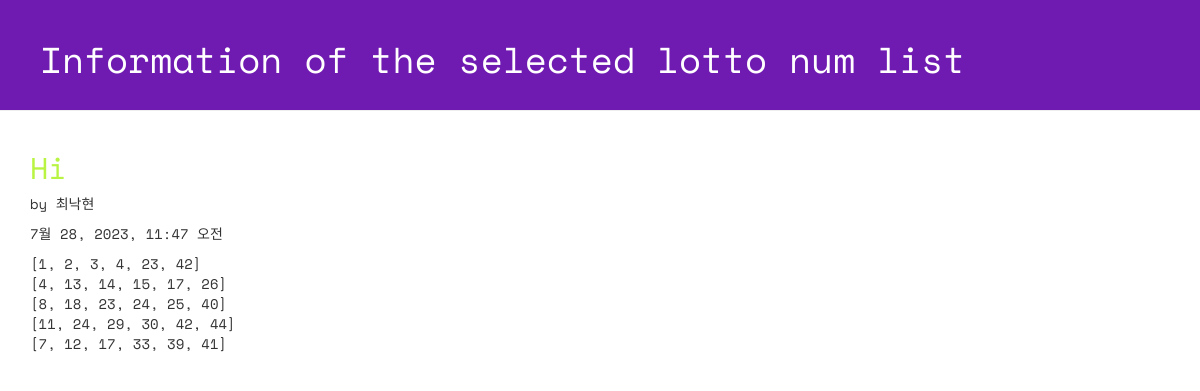
The app's page /lotto/4/detail with its own data.
### lotto/models.py (models this page shows, shortened)
class GuessNumbers(models.Model):
    name = models.CharField(max_length=24) # 로또 번호 리스트의 이름
    text = models.CharField(max_length=255) # 로또 번호 리스트에 대한 설명
    test = models.CharField(max_length=255, default='Test') # test
    lottos = models.CharField(max_length=255, default='[1, 2, 3, 4, 5, 6]') # 로또 번호들이 담길 str
    num_lotto = models.IntegerField(default=5) # 6개 번호 set의 갯수
    update_date = models.DateTimeField()

### lotto/views.py (the view)
# urls.py: path('lotto/<int:lottokey>/detail', views.detail, name='detail'),
def detail(request, lottokey):
    lotto = GuessNumbers.objects.get(pk=lottokey)
    return render(request, 'lotto/detail.html', {'lotto':lotto})

### lotto/templates/lotto/detail.html (shortened to what this page needs)
<!DOCTYPE html>
{% load static %}
<html lang="ko">
<head>
  <link rel="stylesheet" href="//maxcdn.bootstrapcdn.com/bootstrap/3.2.0/css/bootstrap.min.css">
  <link rel="stylesheet" href="//maxcdn.bootstrapcdn.com/bootstrap/3.2.0/css/bootstrap-theme.min.css">
  <link rel="stylesheet" href="{% static 'css/lotto.css'%}">
</head>
<body>
  <div class="page-header">
    <h1>Information of the selected lotto num list</h1>
  </div>
  <div class="container lotto">
    <h2>{{ lotto.text }}</h2>
    <p> by {{ lotto.name }}</p>
    <p> {{ lotto.update_date }}</p>
    <p> {{ lotto.lottos | linebreaksbr }}</p>
  </div>
</body>
</html>

### lotto/static/css/lotto.css (style rules this page uses)
.page-header { background-color: #6f1ab1; margin-top: 0; padding: 20px 20px 20px 40px; font-family: 'Space Mono', monospace; }
.page-header h1 { color: #FFFFFF; }
.container { font-family: 'Space Mono', monospace; }
.container h2 { color: #b9f442; }

### records on screen
GuessNumbers: text "Hi", name "최낙현", update_date "7월 28, 2023, 11:47 오전", lottos "[1, 2, 3, 4, 23, 42] [4, 13, 14, 15, 17, 26] [8, 18, 23, 24, 25, 40] [11, 24, 29, 30, 42, 44] [7, 12, 17, 33, 39, 41]"
